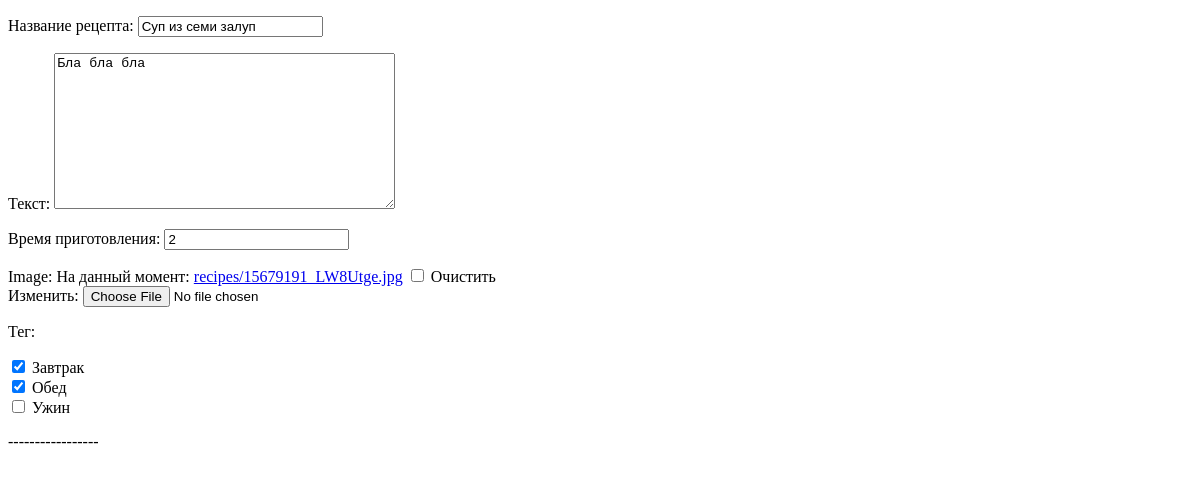
Before: /recipe/1/edit/ (signed in) with the older database file.
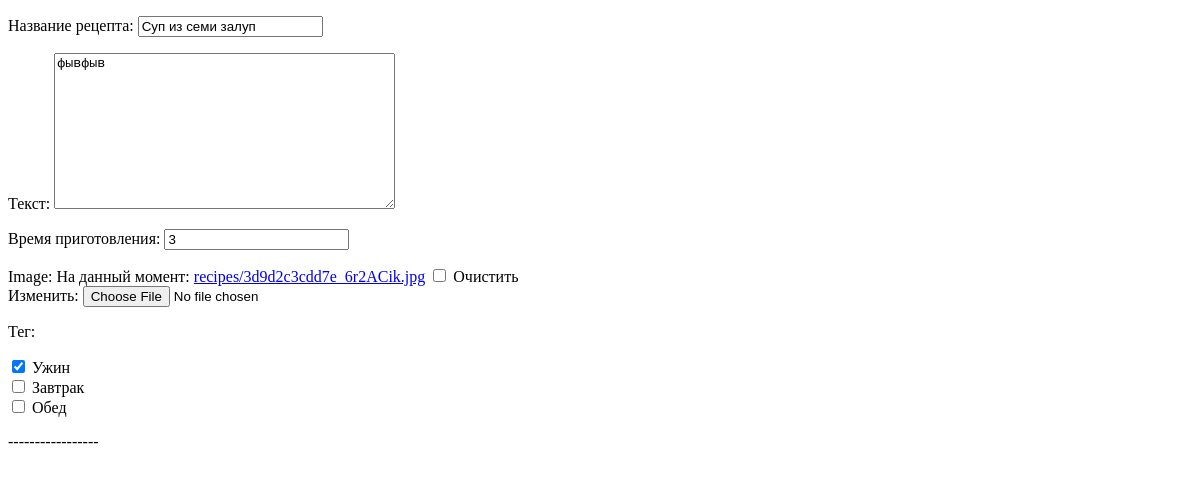
After: the same page with the newer database file.
### recipe/models.py (models this page shows)
class Recipe(models.Model):
    author = models.ForeignKey(User, on_delete=models.CASCADE)
    name = models.CharField(max_length=50, verbose_name = 'Название рецепта')
    description = models.TextField(verbose_name = 'Текст')
    pub_date = models.DateTimeField('Дата публикации', auto_now_add=True)
    image = models.ImageField(upload_to='recipes/', blank=True, null=True)
    time = models.PositiveIntegerField(verbose_name = 'Время приготовления')
    tags = models.ManyToManyField(Tag, verbose_name = 'Тег')
    ingredients = models.ManyToManyField(Product, through = Ingredient, verbose_name = 'Ингредиент блюда')

### recipe/views.py (the view)
# urls.py: path('recipe/<int:recipe_id>/edit/', views.recipe_edit, name='recipe_edit'),
def recipe_edit(request, recipe_id):
    recipe = get_object_or_404(Recipe, id=recipe_id)
    if request.user != recipe.author:
        return redirect('recipe_view', recipe_id=recipe_id)
    else:
        if request.method == 'POST':
            form = RecipeForm(request.POST, files=request.FILES, instance=recipe)
            if form.is_valid():
                form.save()
                return redirect('recipe_view', recipe_id=recipe_id)
    form = RecipeForm(instance=recipe)
    return render(request, 'recipe/formChangeRecipe.html', {'form': form, 'recipe': recipe})

### recipe/forms.py
class RecipeForm(forms.ModelForm):
    class Meta:
        model = Recipe
        fields = ['name', 'description', 'time', 'image', 'tags']
        widgets = {'tags': forms.CheckboxSelectMultiple}

### GroceryAssistant/context_processors.py (called while the page is built)
def purchase_counter(request):
    purchase_counter = Purchase.objects.filter(user=request.user).count()
    return {'purchase_counter': purchase_counter}

### recipe/models.py (called while the page is built)
    def __str__(self):
        return self.tag

### recipe/templates/recipe/formChangeRecipe.html (shortened to what this page needs)
<!doctype html>
<html lang="en">
<head>
    {{ form.as_p }}
    -----------------
    {% load static %}
</body>
</html>

Changed rows visible on the page:
changed Recipe "Суп из семи залуп": description "Бла бла бла" → "фывфыв"; time "2" → "3"
Other visible differences:
form field tags: "☑ ☑ ☐" → "☑ ☐ ☐"
text no longer shown: "Название рецепта: Текст: Время приготовления: Image: На данный момент: recipes/15679191_LW8Utge.jpg Очистить Изменить: Тег: Завтрак Обед Ужин"
text now shown: "Название рецепта: Текст: Время приготовления: Image: На данный момент: recipes/3d9d2c3cdd7e_6r2ACik.jpg Очистить Изменить: Тег: Ужин Завтрак Обед"
